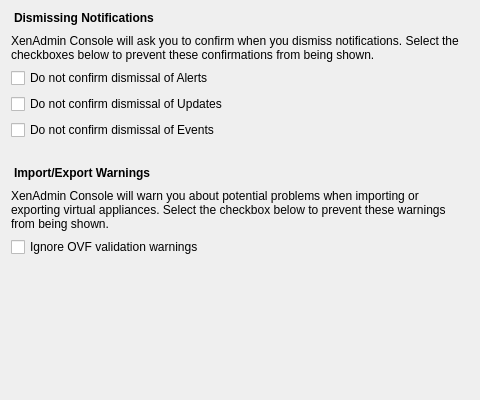
<?xml version="1.0" encoding="UTF-8"?>
<ui version="4.0">
 <class>ConfirmationOptionsPage</class>
 <widget class="QWidget" name="ConfirmationOptionsPage">
  <property name="geometry">
   <rect>
    <x>0</x>
    <y>0</y>
    <width>480</width>
    <height>400</height>
   </rect>
  </property>
  <property name="styleSheet">
   <string notr="true">QLabel, QCheckBox {
    color: black;
}</string>
  </property>
  <layout class="QVBoxLayout" name="verticalLayout">
   <item>
    <widget class="QLabel" name="sectionHeaderLabel1">
     <property name="text">
      <string>Dismissing Notifications</string>
     </property>
     <property name="styleSheet">
      <string notr="true">QLabel {
    font-weight: bold;
    border-bottom: 1px solid silver;
    padding-bottom: 2px;
}</string>
     </property>
    </widget>
   </item>
   <item>
    <widget class="QLabel" name="labelBlurb">
     <property name="text">
      <string>XenAdmin Console will ask you to confirm when you dismiss notifications. Select the checkboxes below to prevent these confirmations from being shown.</string>
     </property>
     <property name="wordWrap">
      <bool>true</bool>
     </property>
    </widget>
   </item>
   <item>
    <widget class="QCheckBox" name="checkBoxDontConfirmDismissAlerts">
     <property name="text">
      <string>Do not confirm dismissal of Alerts</string>
     </property>
    </widget>
   </item>
   <item>
    <widget class="QCheckBox" name="checkBoxDontConfirmDismissUpdates">
     <property name="text">
      <string>Do not confirm dismissal of Updates</string>
     </property>
    </widget>
   </item>
   <item>
    <widget class="QCheckBox" name="checkBoxDontConfirmDismissEvents">
     <property name="text">
      <string>Do not confirm dismissal of Events</string>
     </property>
    </widget>
   </item>
   <item>
    <spacer name="verticalSpacer_1">
     <property name="orientation">
      <enum>Qt::Vertical</enum>
     </property>
     <property name="sizeType">
      <enum>QSizePolicy::Fixed</enum>
     </property>
     <property name="sizeHint" stdset="0">
      <size>
       <width>20</width>
       <height>20</height>
      </size>
     </property>
    </spacer>
   </item>
   <item>
    <widget class="QLabel" name="sectionHeaderLabel2">
     <property name="text">
      <string>Import/Export Warnings</string>
     </property>
     <property name="styleSheet">
      <string notr="true">QLabel {
    font-weight: bold;
    border-bottom: 1px solid silver;
    padding-bottom: 2px;
}</string>
     </property>
    </widget>
   </item>
   <item>
    <widget class="QLabel" name="label1">
     <property name="text">
      <string>XenAdmin Console will warn you about potential problems when importing or exporting virtual appliances. Select the checkbox below to prevent these warnings from being shown.</string>
     </property>
     <property name="wordWrap">
      <bool>true</bool>
     </property>
    </widget>
   </item>
   <item>
    <widget class="QCheckBox" name="checkBoxIgnoreOvfWarnings">
     <property name="text">
      <string>Ignore OVF validation warnings</string>
     </property>
    </widget>
   </item>
   <item>
    <spacer name="verticalSpacer_2">
     <property name="orientation">
      <enum>Qt::Vertical</enum>
     </property>
     <property name="sizeHint" stdset="0">
      <size>
       <width>20</width>
       <height>40</height>
      </size>
     </property>
    </spacer>
   </item>
  </layout>
 </widget>
 <resources/>
 <connections/>
</ui>
